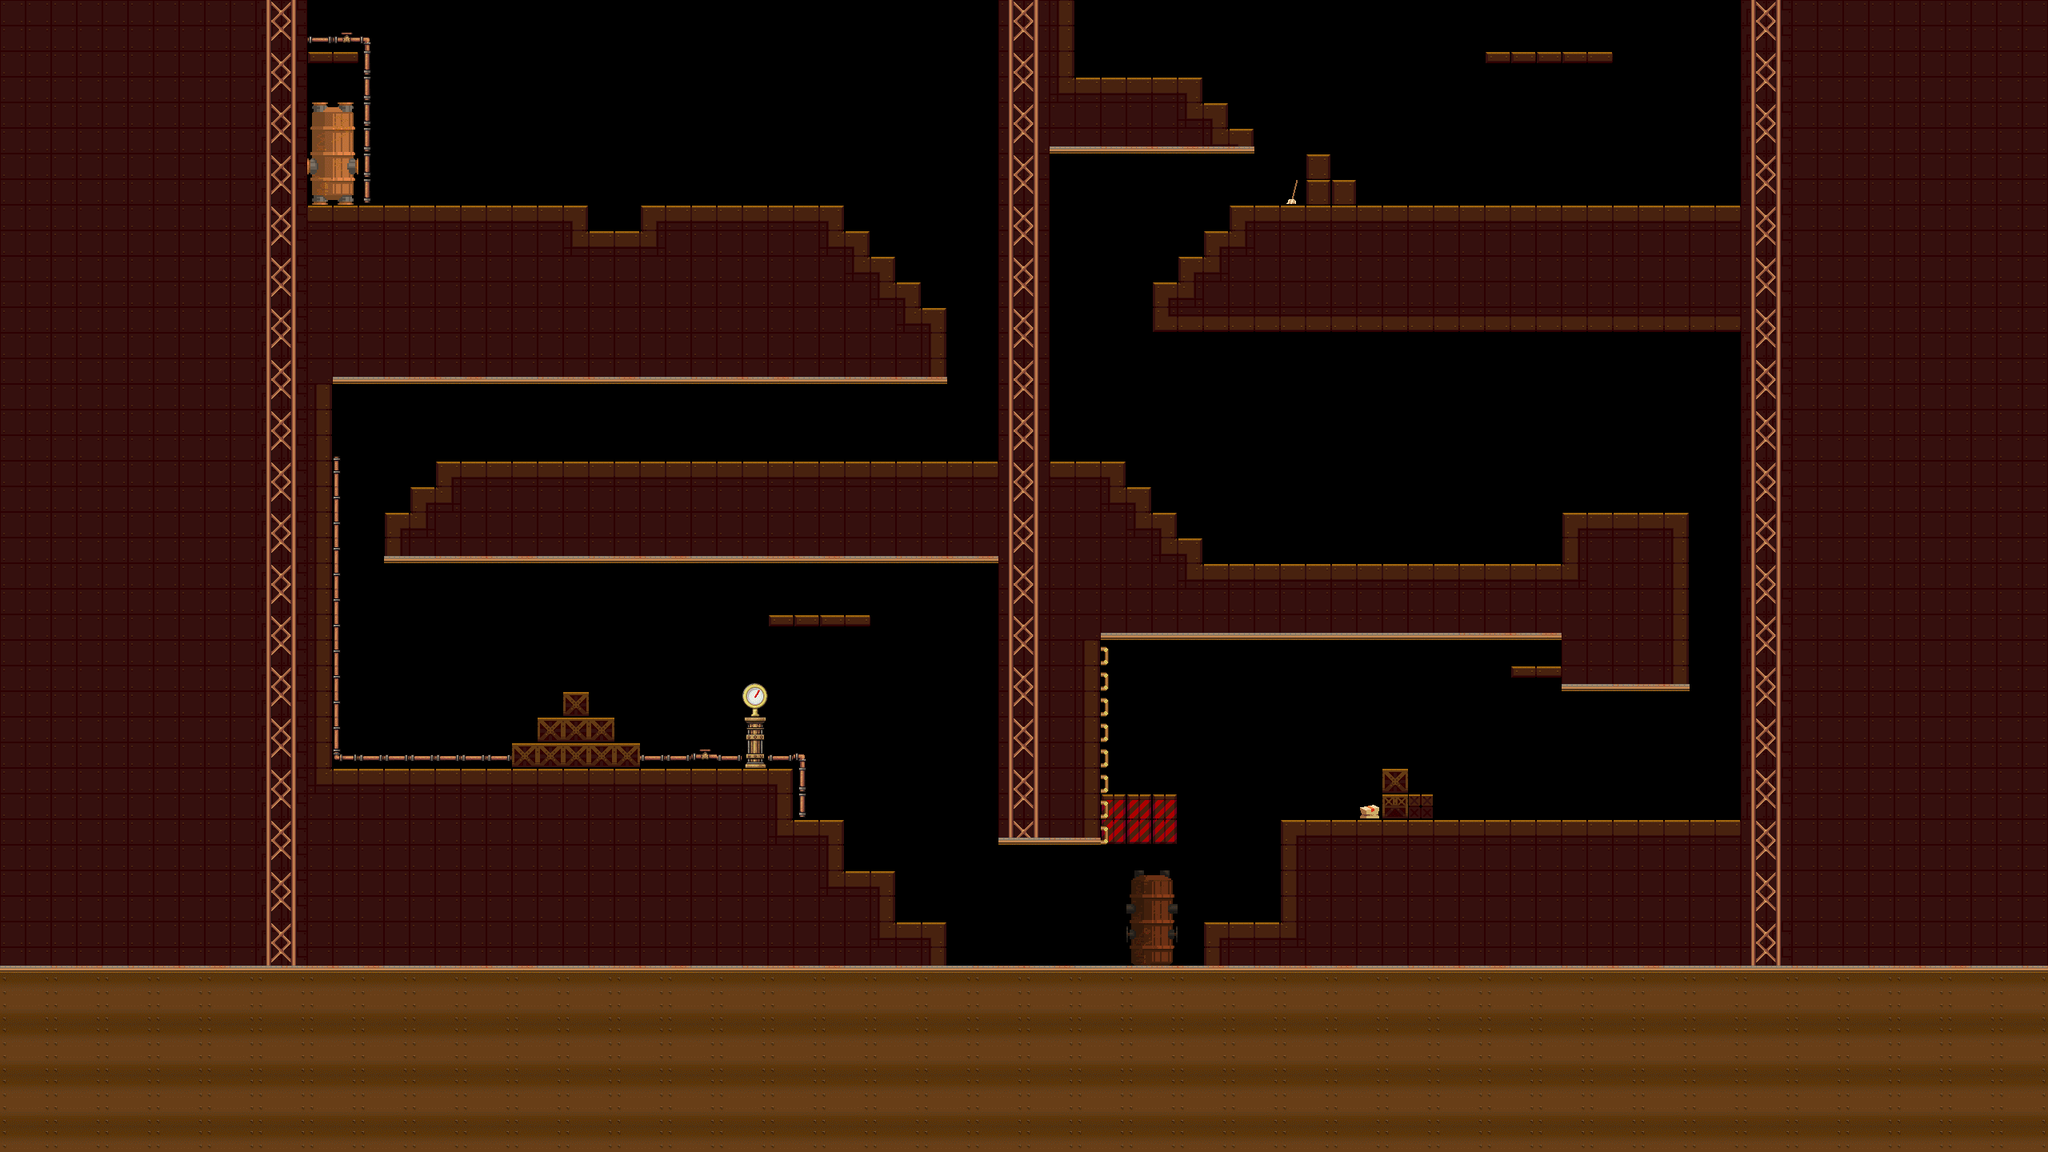

A 2D game scene composited from a Tiled map and its tileset images. What follows is a short description and the map's XML, with each tile layer's data collapsed to a summary:
An orthogonal 80x45 tile map with 32x32 px tiles, 4 tile layers (background2, background, platforms, decor) and 17 objects (6x engrenage, 4x bouton, terminal, ennemi_tireur1, ennemi_tireur2, ...).

<map version="1.10" tiledversion="1.11.2" orientation="orthogonal" renderorder="right-down" width="80" height="45" tilewidth="32" tileheight="32" infinite="0" nextlayerid="15" nextobjectid="22">
 <editorsettings>
  <export target="map_niveau3.json" format="json" />
 </editorsettings>
 <tileset firstgid="1" name="tileset" tilewidth="32" tileheight="32" tilecount="5394" columns="62">
  <image source="../assets/tileset.png" width="1984" height="2784" />
 </tileset>
 <layer id="7" name="background2" width="80" height="45">
  <data>[3600 cells, 454 non-empty, 2 distinct tile ids]</data>
 </layer>
 <layer id="5" name="background" width="80" height="45">
  <data>[3600 cells, 345 non-empty, 55 distinct tile ids]</data>
 </layer>
 <layer id="1" name="platforms" width="80" height="45">
  <properties>
   <property name="collides" type="bool" value="true" />
  </properties>
  <data>[3600 cells, 2382 non-empty, 23 distinct tile ids]</data>
 </layer>
 <layer id="13" name="decor" width="80" height="45">
  <data>[3600 cells, 383 non-empty, 24 distinct tile ids]</data>
 </layer>
 <objectgroup id="12" name="terminal" class="terminal">
  <object id="11" name="terminal" type="terminal" x="1278" y="1124">
   <point />
  </object>
 </objectgroup>
 <objectgroup id="3" name="ennemis_tireurs" class="ennemis_tireurs">
  <object id="13" name="ennemi_tireur1" type="ennemi_tireur1" x="856" y="476">
   <point />
  </object>
  <object id="14" name="ennemi_tireur2" type="ennemi_tireur2" x="1671" y="650">
   <point />
  </object>
 </objectgroup>
 <objectgroup id="9" name="boutons">
  <object id="1" name="bouton1" type="bouton" x="767.636" y="274.545">
   <properties>
    <property name="activated_by" value="player1" />
    <property name="obstacle_id" value="trappe1" />
   </properties>
   <point />
  </object>
  <object id="3" name="bouton4" type="bouton" x="1035" y="1007.33">
   <properties>
    <property name="activated_by" value="player_1" />
    <property name="obstacle_id" value="trappe4" />
   </properties>
   <point />
  </object>
  <object id="9" name="bouton2" type="bouton" x="1343.75" y="561.5">
   <properties>
    <property name="activated_by" value="player2" />
    <property name="obstacle_id" value="trappe2" />
   </properties>
   <point />
  </object>
  <object id="10" name="bouton3" type="bouton" x="2030" y="628">
   <properties>
    <property name="activated_by" value="player2" />
    <property name="obstacle_id" value="trappe3" />
   </properties>
   <point />
  </object>
 </objectgroup>
 <objectgroup id="14" name="obstacles">
  <object id="18" name="obstacle1" x="1648" y="143">
   <properties>
    <property name="id" value="trappe1" />
    <property name="type" value="trappe_v" />
   </properties>
   <point />
  </object>
  <object id="19" name="obstacle2" x="1183.95" y="337.545">
   <properties>
    <property name="id" value="trappe2" />
    <property name="type" value="trappe_h" />
   </properties>
   <point />
  </object>
  <object id="20" name="obstacle3" x="560.381" y="531.654">
   <properties>
    <property name="id" value="trappe3" />
    <property name="type" value="trappe_v" />
   </properties>
   <point />
  </object>
  <object id="21" name="obstacle4" x="1536.03" y="1042.12">
   <properties>
    <property name="id" value="trappe4" />
    <property name="type" value="trapphe_h" />
   </properties>
   <point />
  </object>
 </objectgroup>
 <objectgroup id="4" name="engrenages">
  <object id="4" name="engrenage1" type="engrenage" x="1214.67" y="456.667">
   <point />
  </object>
  <object id="6" name="engrenage2" type="engrenage" x="478" y="563.333">
   <point />
  </object>
  <object id="7" name="engrenage3" type="engrenage" x="1160.67" y="1120.67">
   <point />
  </object>
  <object id="15" name="engrenage4" type="engrenage" x="1402" y="54">
   <point />
  </object>
  <object id="16" name="engrenage5" type="engrenage" x="2144" y="772">
   <point />
  </object>
  <object id="17" name="engrenage6" type="engrenage" x="1554" y="1116">
   <point />
  </object>
 </objectgroup>
</map>
